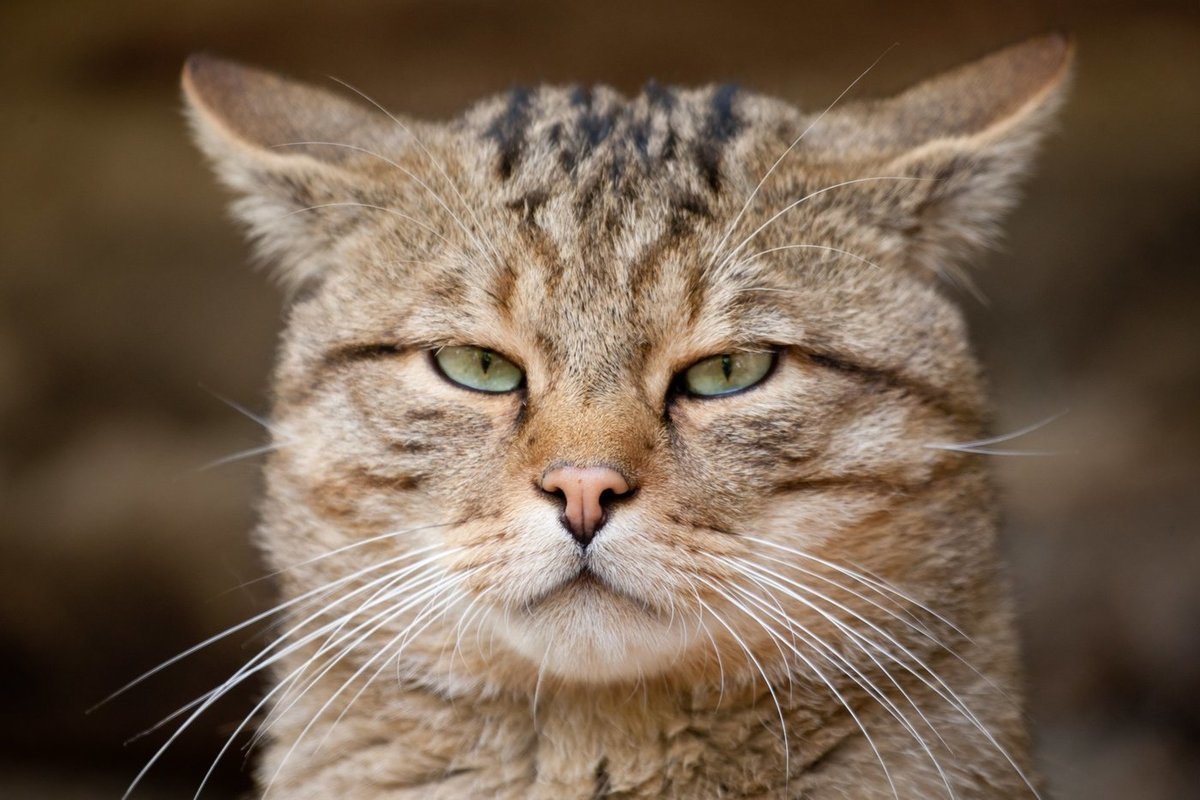
#> input picture 7prakt/my_image.jpg, 1200 x 800 px
$ python 7.2.py
#> lines starting #> are read from the running program, lines starting #| are printed output that depends on the picture
from PIL import Image

# Открываем изображение
image = Image.open("my_image.jpg")
#> image is the input picture: PIL image 1200x800 RGB; mean R, G, B 116.4, 96.8, 78.5

# Получаем размеры изображения
width, height = image.size
#> width = 1200; height = 800

# Создаем уменьшенную копию в 3 раза
new_size = (int(width/3), int(height/3))
#> new_size = (400, 266)
small_image = image.resize(new_size)

# Получаем зеркальный горизонтальный образ
mirror_h_image = image.transpose(Image.FLIP_LEFT_RIGHT)
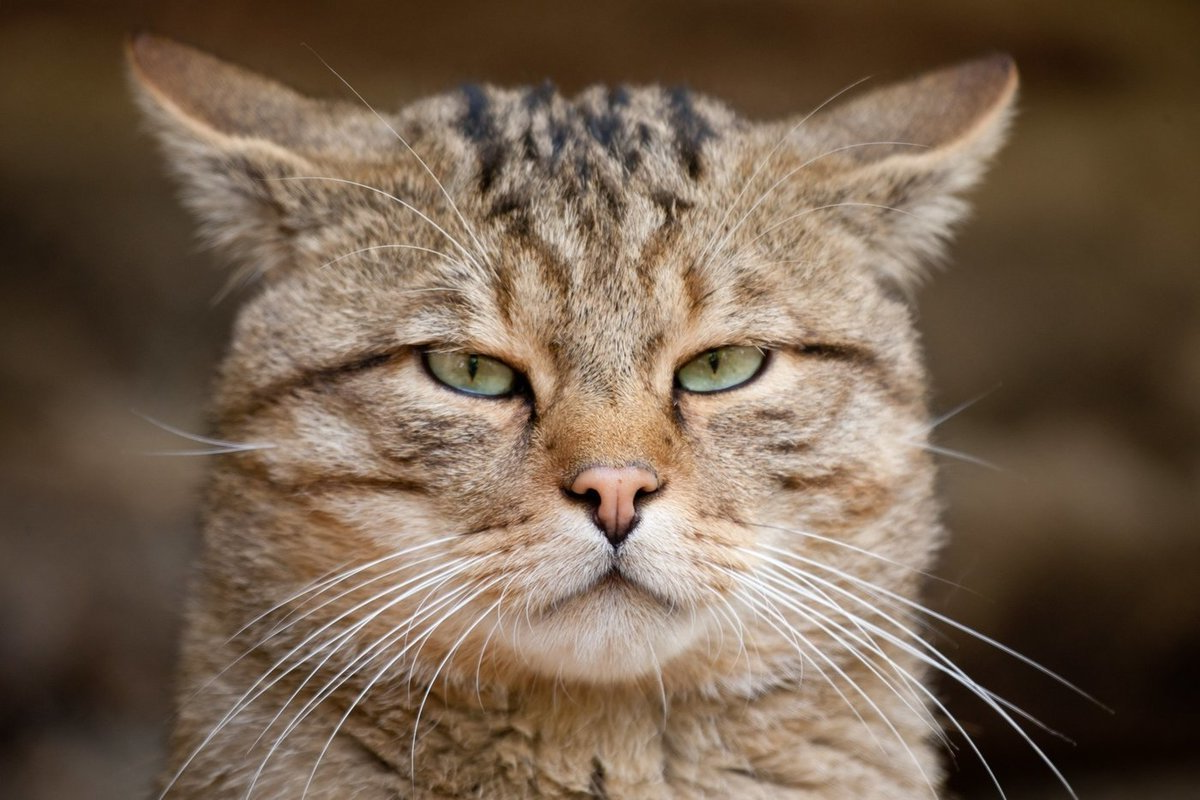
#> mirror_h_image: PIL image 1200x800 RGB; mean R, G, B 116.4, 96.8, 78.5

# Получаем зеркальный вертикальный образ
mirror_v_image = image.transpose(Image.FLIP_TOP_BOTTOM)
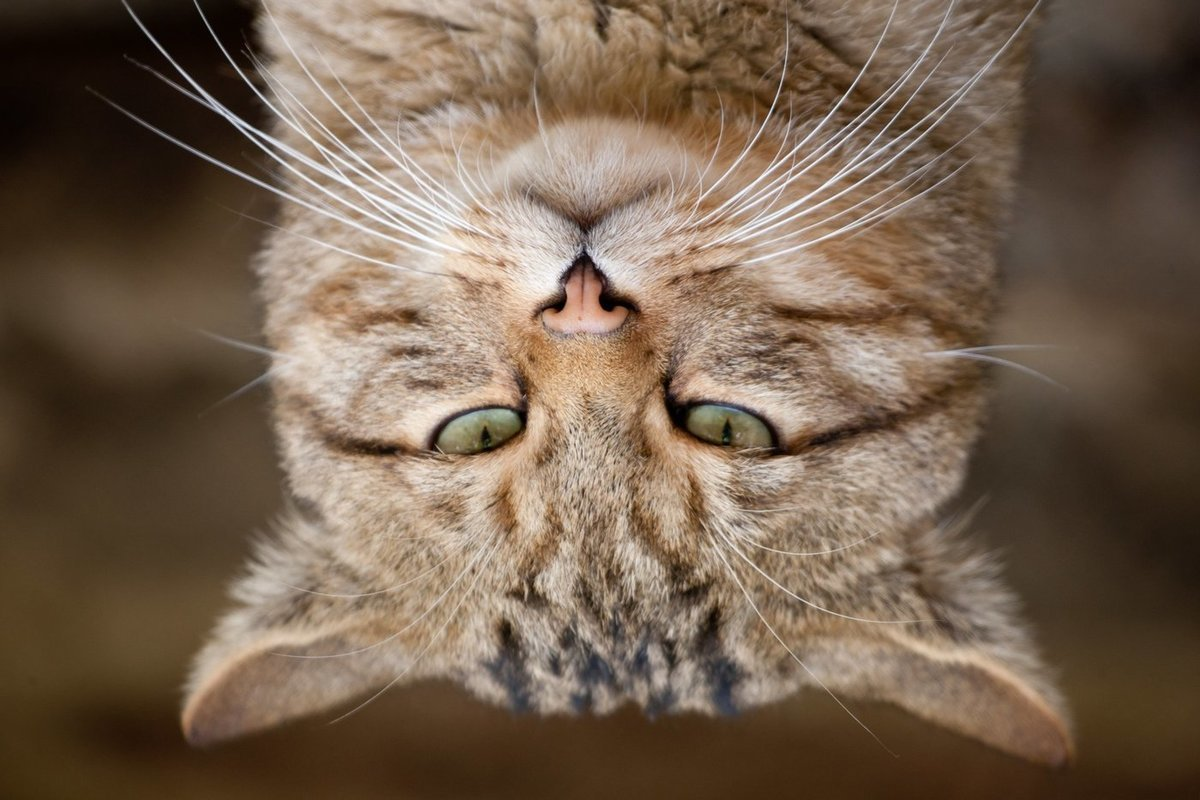
#> mirror_v_image: PIL image 1200x800 RGB; mean R, G, B 116.4, 96.8, 78.5

# Сохраняем изображения в текущую папку
small_image.save("small_image.jpg")
mirror_h_image.save("mirror_h_image.jpg")
mirror_v_image.save("mirror_v_image.jpg")
